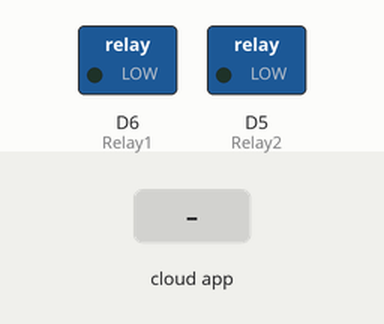
The sketch below on a simulated ESP8266 (NodeMCU). On the bench: switched loads named in the sketch (green lamp = pin HIGH). The inputs (shaded band) are chosen by the test bench. WiFi joins after 1.5 s; servers stay silent unless stated; no MQTT or app messages arrive unless stated; what the sketch prints to the serial monitor is not drawn.

Above: at 2.7 s.
2.8 s: the phone or cloud app sets Relay1 to 1
At 4.0 s:
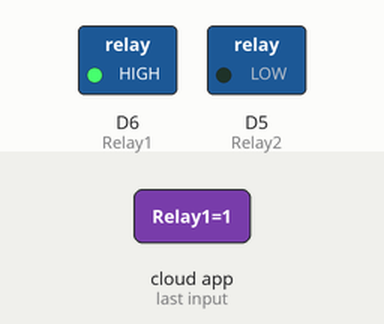
4.3 s: the phone or cloud app sets Relay2 to 1
At 5.0 s:
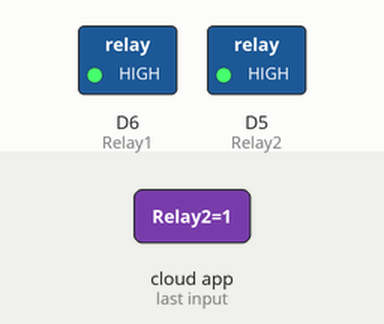
5.8 s: the phone or cloud app sets Relay1 to 0
At 6.7 s:
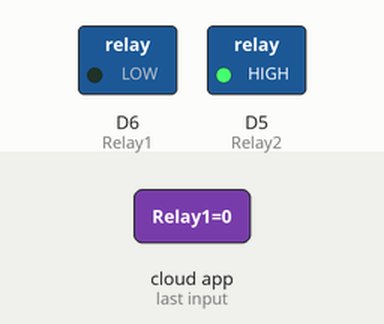
7.3 s: the phone or cloud app sets Relay2 to 0
At 7.7 s:
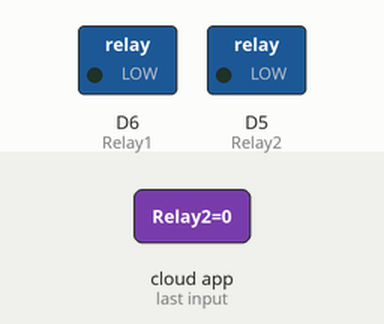
Timing chart, 0 to 9.8 s (numbered marks = the images above; inputs shaded):
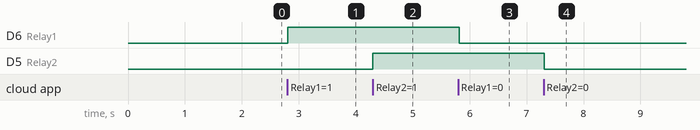

Measured:
- after the input at 2.8 s, D6 (Relay1): LOW → HIGH at once
- after the input at 4.3 s, D5 (Relay2): LOW → HIGH at once
- after the input at 5.8 s, D6 (Relay1): HIGH → LOW at once
- after the input at 7.3 s, D5 (Relay2): HIGH → LOW at once

The sketch:

Hom_Automation_google_assistant.ino
```cpp
#include <ESP8266WiFi.h>  // install adafruit mqtt library from github (by MIT)
#include "Adafruit_MQTT.h"
#include "Adafruit_MQTT_Client.h"

#define Relay1            D6 //can change according to your own convenience
#define Relay2            D5

//Add your own wlan_ssid(wifi name) and wlan_pass (wifi password)
#define WLAN_SSID       "Redmi"     //add your own wifi name
#define WLAN_PASS       "Passss"     //add your wifi password


//Details related to Adafruit IO
#define AIO_SERVER      "io.adafruit.com"
#define AIO_SERVERPORT  1883
#define AIO_USERNAME    ""        // add your adafruit username
#define AIO_KEY         ""  //add your adafruit key for arduino ide


WiFiClient client;


Adafruit_MQTT_Client mqtt(&client, AIO_SERVER, AIO_SERVERPORT, AIO_USERNAME, AIO_KEY);


Adafruit_MQTT_Subscribe Light = Adafruit_MQTT_Subscribe(&mqtt, AIO_USERNAME"/feeds/Relay1"); // name of feeds created on adafruit
Adafruit_MQTT_Subscribe Fan = Adafruit_MQTT_Subscribe(&mqtt, AIO_USERNAME "/feeds/Relay2");


void MQTT_connect();

void setup() {
  Serial.begin(115200);

  pinMode(Relay1, OUTPUT);
  pinMode(Relay2, OUTPUT);


  // Connect to WiFi access point.
  Serial.println(); Serial.println();
  Serial.print("Connecting to ");
  Serial.println(WLAN_SSID);

  WiFi.begin(WLAN_SSID, WLAN_PASS);
  while (WiFi.status() != WL_CONNECTED) {
    delay(500);
    Serial.print(".");
  }
  Serial.println();

  Serial.println("WiFi connected");
  Serial.println("IP address: ");
  Serial.println(WiFi.localIP());


  // Setup MQTT subscription for onoff feed.
  mqtt.subscribe(&Light);
  mqtt.subscribe(&Fan);
}

void loop() {

  MQTT_connect();


  Adafruit_MQTT_Subscribe *subscription;
  while ((subscription = mqtt.readSubscription(20000))) {
    if (subscription == &Light) {
      Serial.print(F("Got: "));
      Serial.println((char *)Light.lastread);
      int Light_State = atoi((char *)Light.lastread);
      digitalWrite(Relay1, Light_State);

    }
    if (subscription == &Fan) {
      Serial.print(F("Got: "));
      Serial.println((char *)Fan.lastread);
      int Fan_State = atoi((char *)Fan.lastread);
      digitalWrite(Relay2, Fan_State);
    }

  }


}

void MQTT_connect() {
  int8_t ret;

  // Stop if already connected.
  if (mqtt.connected()) {
    return;
  }

  Serial.print("Connecting to MQTT... ");

  uint8_t retries = 3;

  while ((ret = mqtt.connect()) != 0) { // connect will return 0 for connected
    Serial.println(mqtt.connectErrorString(ret));
    Serial.println("Retrying MQTT connection in 5 seconds...");
    mqtt.disconnect();
    delay(5000);
    retries--;
    if (retries == 0) {

      while (1);
    }
  }
  Serial.println("MQTT Connected!");

}
```
